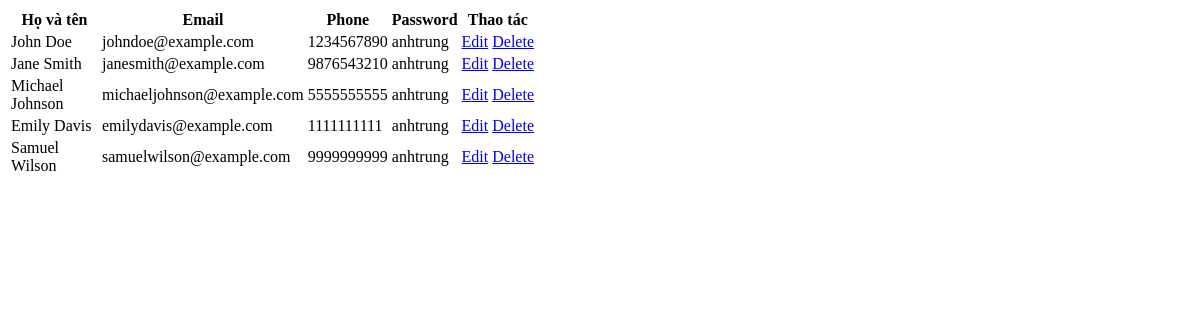
Before: /adminCustomer.php with the older database file.
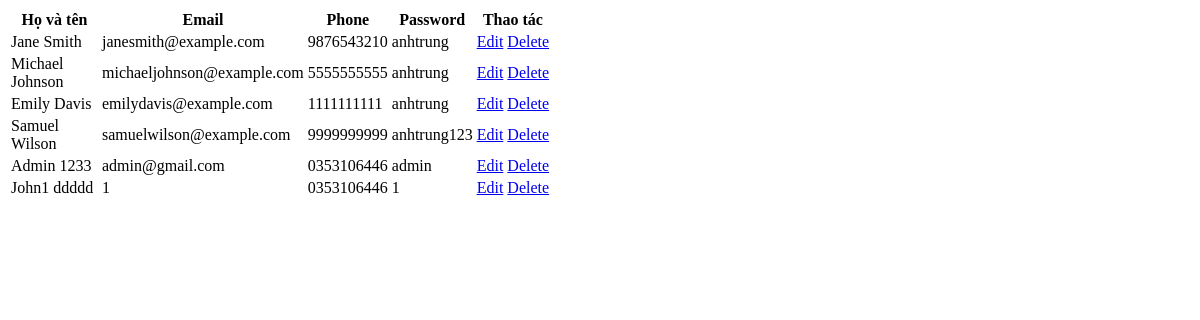
After: the same page with the newer database file.
### tables this page shows
CREATE TABLE `customers` (
  `customer_id` int(11) NOT NULL,
  `first_name` varchar(50) NOT NULL,
  `last_name` varchar(50) NOT NULL,
  `email` varchar(100) NOT NULL,
  `phone` varchar(20) DEFAULT NULL,
  `password` varchar(255) DEFAULT NULL,
  `role` int(11) DEFAULT NULL
);

### adminCustomer.php (the view, shortened to what this page needs)
<!DOCTYPE html>
<html lang="en">
<head>
</head>
<body>
    <table id="customers">
        <tr>
            <th style="width: 87px;">Họ và tên</th>
            <th>Email</th>
            <th>Phone</th>
            <th>Password</th>
            <th colspan="2">Thao tác</th>
        </tr>
        <?php
        include 'connection.php';
        $search_keyword = isset($_GET['searchName']) ? $_GET['searchName'] : '';
        if (isset($_GET['searchName']) === true && $_GET['searchName'] !== '') {
            $query = "SELECT * FROM customers WHERE first_name LIKE '%$search_keyword%' ";
        } else {
            $query = "SELECT * FROM customers";
        }
        $result = mysqli_query($conn, $query);
        if (mysqli_num_rows($result) > 0) {
            while ($row = mysqli_fetch_assoc($result)) {
        ?>
                <tr>
                    <td> <?php echo $row["first_name"] . " " . $row["last_name"] ?></td>
                    <td> <?php echo $row["email"] ?></td>
                    <td> <?php echo $row["phone"] ?></td>
                    <td> <?php echo $row["password"] ?></td>
                    <td><a href="editCustomer.php?customer_id=<?php echo $row['customer_id']; ?>">Edit</a> </td>
                    <td> <a href="xulyxoanguoidung.php?customer_id=<?php echo $row['customer_id']; ?>">Delete</a></td>
                </tr>
        <?php
            }
        } else {
            echo "Không có người dùng nào nào";
        }
        ?>
    </table>
</body>
</html>

Changed rows visible on the page:
removed customers: first_name "John", last_name "Doe", email "johndoe@example.com", phone "1234567890", password "anhtrung"
changed customers "Samuel": password "anhtrung" → "anhtrung123"
added customers: first_name "Admin", last_name "1233", email "admin@gmail.com", phone "0353106446", password "admin"
added customers: first_name "John1", last_name "ddddd", email "1", phone "0353106446", password "1"
